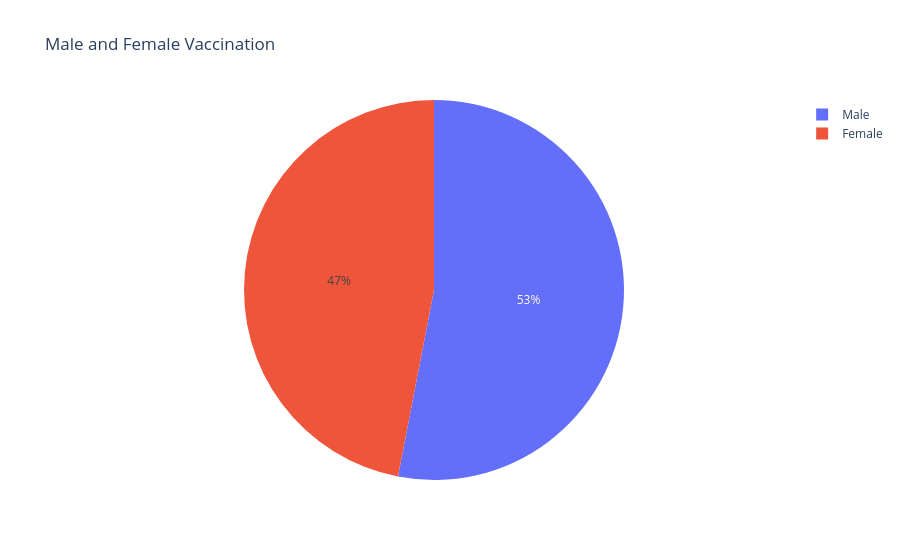

Notebook code for this chart:
### Code cell
#male and female vaccination
male = vaccination["Male(Individuals Vaccinated)"].sum()
female = vaccination["Female(Individuals Vaccinated)"].sum()

fig = px.pie(
    names=["Male", "Female"],
    values=[male, female],
    title="Male and Female Vaccination"
)

fig.show()

### Figure 1 — Plotly figure (JSON) as saved in the notebook; plotly's stock layout.template omitted (floating-point values rounded to 4 significant figures)
{"data": [{"domain": {"x": [0, 1], "y": [0, 1]}, "hovertemplate": "label=%{label}<br>value=%{value}<extra></extra>", "labels": ["Male", "Female"], "legendgroup": "", "name": "", "showlegend": true, "type": "pie", "values": [7139000000.0, 6322000000.0]}], "layout": {"legend": {"tracegroupgap": 0}, "title": {"text": "Male and Female Vaccination"}}}
